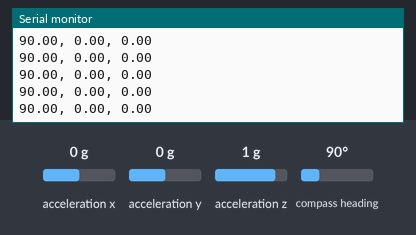
Bench run of a sketch on a simulated Arduino Uno, built with avr-gcc and run on an emulated ATmega328P. Parts: the last lines printed to the serial monitor. Inputs (shaded band) come from the test bench; at power-on: acceleration x 0 g, acceleration y 0 g, acceleration z 1 g, compass heading 90°.

Above: at 2.2 s.
2.3 s: acceleration x set to -1.4 g
At 2.34 s:
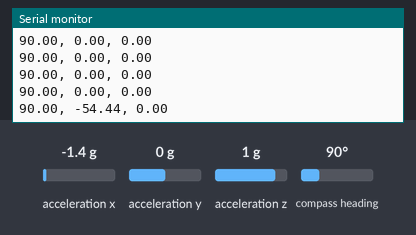
3.8 s: acceleration y set to -1.4 g
At 3.89 s:
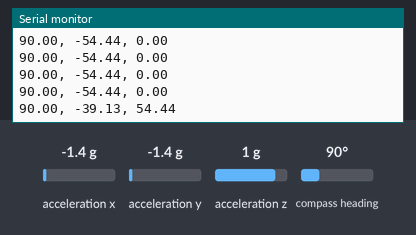
5.3 s: acceleration z set to -1.4 g
At 5.33 s:
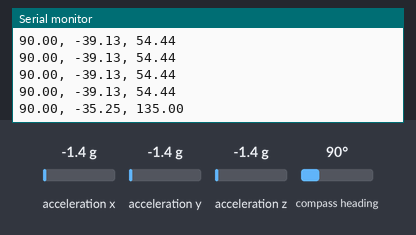
6.8 s: compass heading set to 7°
At 6.87 s:
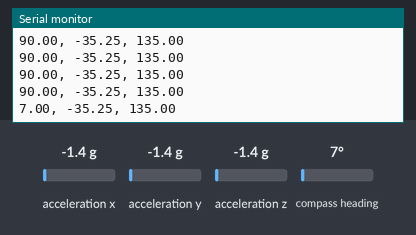
8.3 s: acceleration x set to 0 g
At 8.32 s:
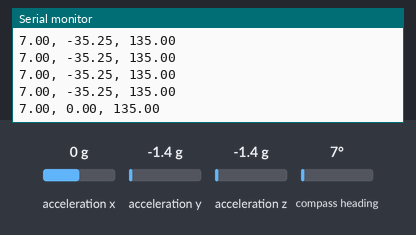
Timing chart, 0 to 11.3 s (numbered marks = the images above; inputs shaded):
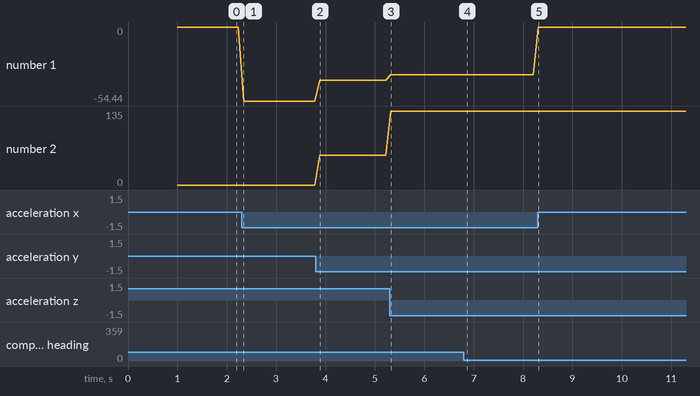

Measured:
- after the input at 2.3 s, the serial monitor: prints a new line at once (image 1)
- after the input at 3.8 s, the serial monitor: prints a new line after 0.08 s (image 2)
- after the input at 5.3 s, the serial monitor: prints a new line at once (image 3)
- after the input at 6.8 s, the serial monitor: prints a new line after 0.07 s (image 4)
- after the input at 8.3 s, the serial monitor: prints a new line at once (image 5)
- plotted number 1: 0 → -54.44 after the input at 2.3 s, -54.44 → -39.13 after the input at 3.8 s, -39.13 → -35.25 after the input at 5.3 s, -35.25 → 0 after the input at 8.3 s
- plotted number 2: 0 → 54.44 after the input at 3.8 s, 54.44 → 135 after the input at 5.3 s

The sketch:

bunny.ino
```cpp
//big screens
//nyu itp fall 2016
//by lisa jamhoury, aaron parsekian
//runs on arduino uno
//arduino ide 1.6.5
//done on a macbook pro os sierra
//october 2016
//based on code from adafruit
//https://learn.adafruit.com/adafruit-bno055-absolute-orientation-sensor/processing-test


//import libraries
#include <Wire.h>
#include <Adafruit_Sensor.h>
#include <Adafruit_BNO055.h>
#include <utility/imumaths.h>


/*
This driver uses the Adafruit_Sensor library,
provides a common 'type' for sensor data

You should assign a unique ID to this sensor for use with the Adafruit Sensor API
so that you can identify this particular sensor in any data logs.
To assign a unique ID, provide an appropriate value in the constructor below
(12345 is used by default in this example).

Connections:
Connect SCL to analog 5
Connect SDA to analog 4
Connect VDD to 3.3-5V DC
Connect GROUND to common ground

*/

/* Set the delay between fresh samples */
#define BNO055_SAMPLERATE_DELAY_MS (100)

Adafruit_BNO055 bno = Adafruit_BNO055(55);

//Displays some basic information on this sensor from the unified
//sensor API sensor_t type (see Adafruit_Sensor for more information)

void displaySensorDetails(void)
{
  sensor_t sensor;
  //bno.getSensor(&sensor);
//  Serial.println("------------------------------------");
//  Serial.print  ("Sensor:       "); Serial.println(sensor.name);
//  Serial.print  ("Driver Ver:   "); Serial.println(sensor.version);
//  Serial.print  ("Unique ID:    "); Serial.println(sensor.sensor_id);
//  Serial.print  ("Max Value:    "); Serial.print(sensor.max_value); Serial.println(" xxx");
//  Serial.print  ("Min Value:    "); Serial.print(sensor.min_value); Serial.println(" xxx");
//  Serial.print  ("Resolution:   "); Serial.print(sensor.resolution); Serial.println(" xxx");
//  Serial.println("------------------------------------");
//  Serial.println("");
  delay(500);
}


void setup()
{
  Serial.begin(9600);
  Serial.println("*"); Serial.println("");

  /* Initialise the sensor */
  if (!bno.begin())
  {
    /* There was a problem detecting the BNO055 ... check your connections */
    Serial.print("Ooops, no BNO055 detected ... Check your wiring or I2C ADDR!");
    while (1);
  }

  delay(1000);

 // displaySensorDetails();
}

void loop()
{
  /* Get a new sensor event */
  sensors_event_t event;
  bno.getEvent(&event);

  /* Board layout:
         +----------+
         |         *| RST   PITCH  ROLL  HEADING
     ADR |*        *| SCL
     INT |*        *| SDA     ^            /->
     PS1 |*        *| GND     |            |
     PS0 |*        *| 3VO     Y    Z-->    \-X
         |         *| VIN
         +----------+
  */

  /* The processing sketch expects data as roll, pitch, heading */
  //Serial.print(F("Orientation: "));
  Serial.print((float)event.orientation.x);
  Serial.print(", ");
  //Serial.print(F(" "));
  Serial.print((float)event.orientation.y);
  Serial.print(", ");
  //Serial.print(F(" "));
  Serial.println((float)event.orientation.z);
  //Serial.println(F(""));


  delay(BNO055_SAMPLERATE_DELAY_MS);
}
```
